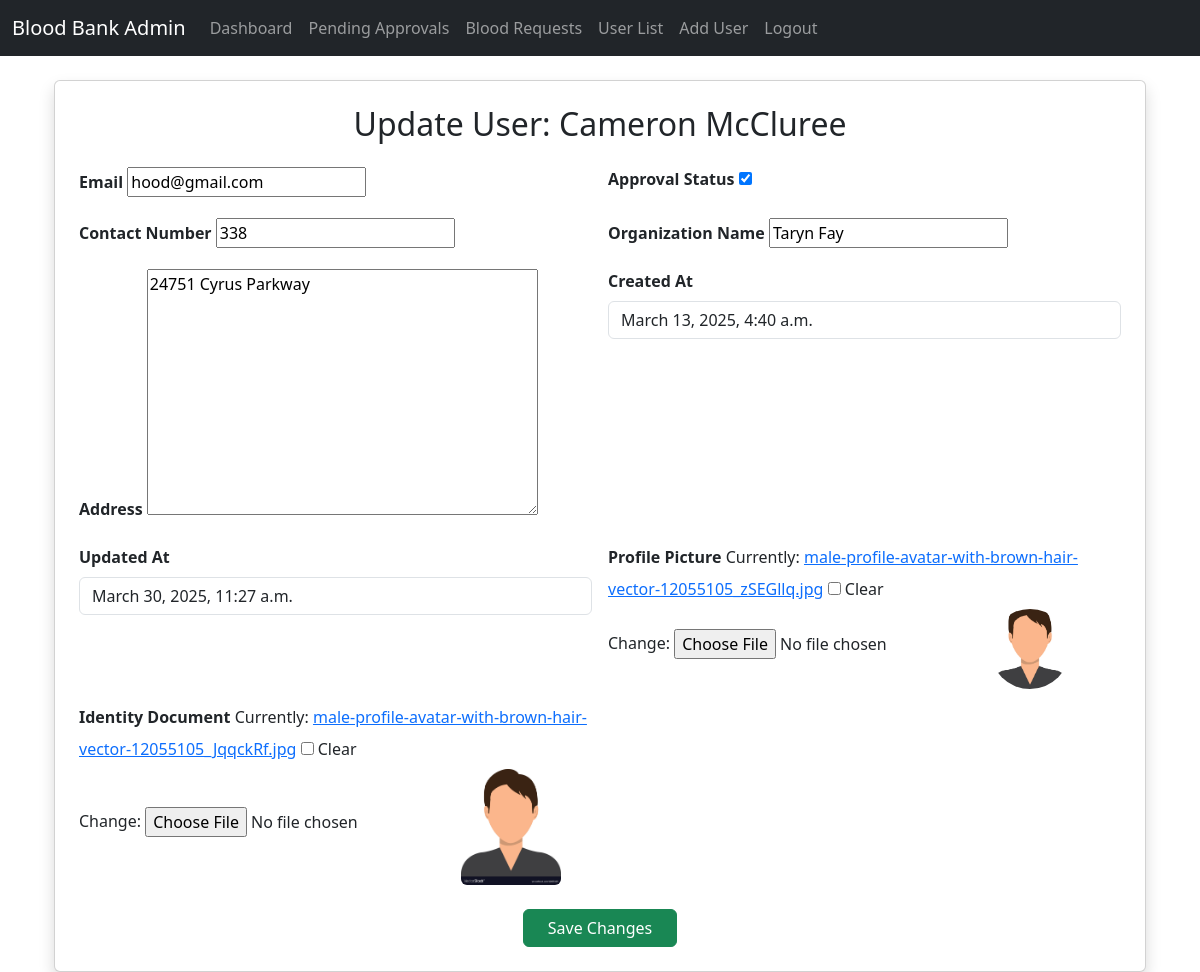
The app's page /update/19/ (signed in), older data.
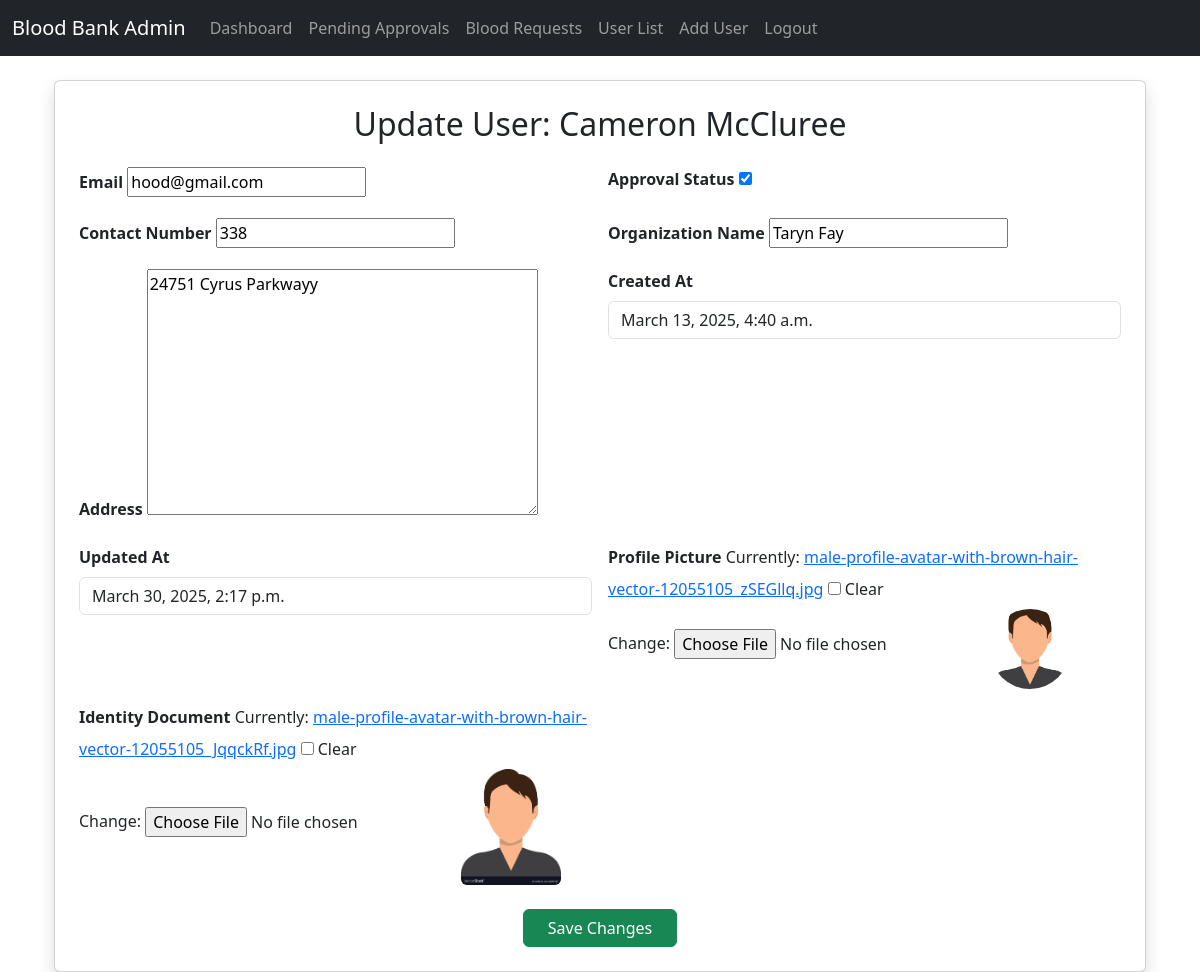
The same page, newer data.
### myapp/models.py (models this page shows, shortened)
class CustomUser(AbstractUser):
    USER_TYPE = (("1", "Admin"), ("2", "Hospital"), ("3", "User"))
    GENDER = [("M", "Male"), ("F", "Female"),("O","Other")]
    BLOOD_GROUPS = (
    ('A+', 'A+'),
    ('A-', 'A-'),
    ('B+', 'B+'),
    ('B-', 'B-'),
    ('AB+', 'AB+'),
    ('AB-', 'AB-'),
    ('O+', 'O+'),
    ('O-', 'O-'),
    )
    first_name = models.CharField(max_length=15,null=True,blank=True,default='N/A')
    last_name = models.CharField(max_length=15,null=True,blank=True,default='N/A')
    username = None  # Removed username, using email instead
    email = models.EmailField(unique=True)
    is_approved = models.BooleanField(default=False)  # New field for staff approval
    user_type = models.CharField(default=3, choices=USER_TYPE, max_length=3)
    gender = models.CharField(max_length=1, choices=GENDER,null=True,blank=True)
    profile_pic = models.ImageField(null=True, blank=True)
    dob = models.DateField(null=True, blank=True)
    blood_group = models.CharField(max_length=4, choices=BLOOD_GROUPS,null=True,blank=True)
    contact_number = models.CharField(max_length=15, null=True, blank=True)
    identity = models.ImageField(null=True,blank=True)
    organization_name = models.CharField(max_length=80, null=True,blank=True)
    address = models.TextField(null=True,blank=True)
    fcm_token = models.TextField(default="")  # For firebase notifications
    created_at = models.DateTimeField(auto_now_add=True)
    updated_at = models.DateTimeField(auto_now=True)
    age = models.IntegerField(null=True, blank=True)  # Store age directly in the database, for user_type 3 only
    USERNAME_FIELD = "email"
    REQUIRED_FIELDS = []
    objects = CustomUserManager()

### myapp/views.py (the view, shortened to what this page needs)
# urls.py: path('update/<int:pk>/', views.UserUpdateView.as_view(), name='user_update'),
class UserUpdateView(LoginRequiredMixin, UpdateView):
    model = CustomUser
    fields = ['first_name', 'last_name', 'email', 'is_approved', 'gender', 'profile_pic',
              'dob', 'blood_group', 'contact_number', 'identity', 'organization_name', 'address']
    template_name = 'admin/user_form.html'
    context_object_name = 'user'
    success_url = reverse_lazy('user_list')

### myapp/templates/admin/user_form.html (shortened to what this page needs)
{% extends 'admin/admin_base.html' %}
{% block content %}
    <div class="container">
        <div class="card shadow p-4">
            <h2 class="text-center mb-4">Update User: {{ user.first_name }} {{ user.last_name }}</h2>
            <form method="POST" enctype="multipart/form-data">
                <div class="row g-3">
                    {% if user.user_type == "2" %}
                        <div class="col-md-6">
                            <label for="id_email" class="form-label fw-bold">Email</label>
                            {{ form.email }}
                        </div>
                        <div class="col-md-6">
                            <label for="id_is_approved" class="form-label fw-bold">Approval Status</label>
                            {{ form.is_approved }}
                        </div>
                        <div class="col-md-6">
                            <label for="id_contact_number" class="form-label fw-bold">Contact Number</label>
                            {{ form.contact_number }}
                        </div>
                        <div class="col-md-6">
                            <label for="id_organization_name" class="form-label fw-bold">Organization Name</label>
                            {{ form.organization_name }}
                        </div>
                        <div class="col-md-6">
                            <label for="id_address" class="form-label fw-bold">Address</label>
                            {{ form.address }}
                        </div>
                        <div class="col-md-6">
                            <label class="form-label fw-bold">Created At</label>
                            <input type="text" class="form-control" value="{{ user.created_at }}" readonly>
                        </div>
                        <div class="col-md-6">
                            <label class="form-label fw-bold">Updated At</label>
                            <input type="text" class="form-control" value="{{ user.updated_at }}" readonly>
                        </div>
                        <div class="col-md-6">
                            <label for="id_profile_pic" class="form-label fw-bold">Profile Picture</label>
                            {{ form.profile_pic }}
                            {% if user.profile_pic %}
                                <img src="{{ user.profile_pic.url }}" alt="Profile Picture" class="rounded-circle mt-2" style="width: 80px; height: 80px; object-fit: cover;">
                            {% endif %}
                        </div>
                        <div class="col-md-6">
                            <label for="id_identity" class="form-label fw-bold">Identity Document</label>
                            {{ form.identity }}
                            {% if user.identity %}
                                <img src="{{ user.identity.url }}" alt="Identity Document" class="rounded mt-2" style="width: 100px;">
                            {% endif %}
                        </div>
                    {% endif %}
                </div>
                <div class="text-center mt-4">
                    <button type="submit" class="btn btn-success px-4">Save Changes</button>
                </div>
            </form>
        </div>
    </div>
{% endblock %}

Row changes from the older to the newer data that the page shows:
changed CustomUser "Cameron": address "24751 Cyrus Parkway" → "24751 Cyrus Parkwayy"; updated_at "March 30, 2025, 11:27 a.m." → "March 30, 2025, 2:17 p.m."
